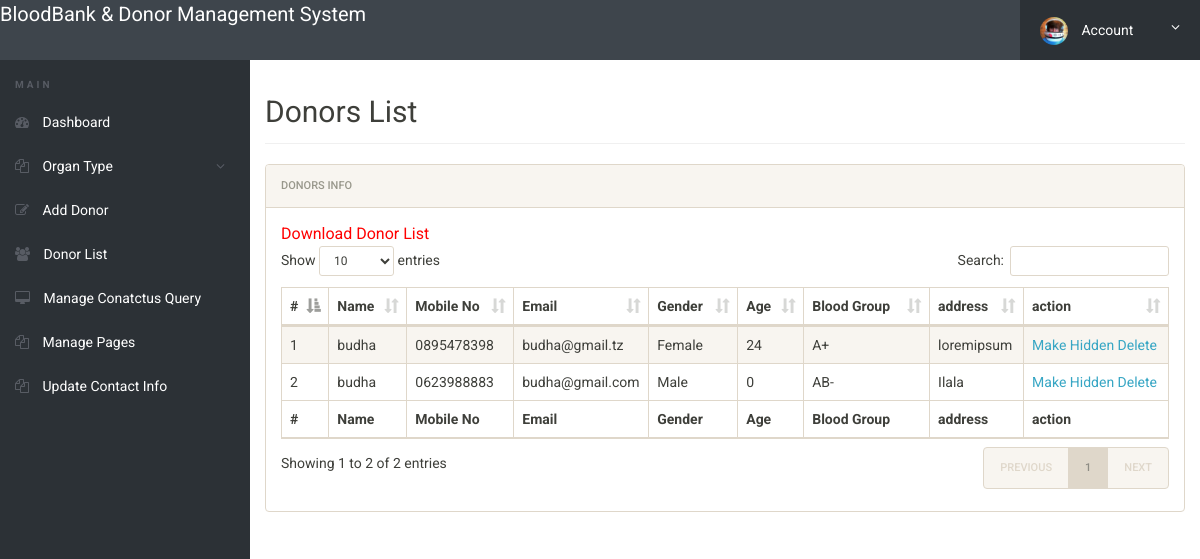
Page /bbdms/admin/donor-list.php (signed in) on the committed database.
### tables this page shows
CREATE TABLE `tblblooddonars` (
  `id` int(11) NOT NULL,
  `FullName` varchar(100) DEFAULT NULL,
  `MobileNumber` char(11) DEFAULT NULL,
  `EmailId` varchar(100) DEFAULT NULL,
  `Gender` varchar(20) DEFAULT NULL,
  `Age` int(11) DEFAULT NULL,
  `BloodGroup` varchar(20) DEFAULT NULL,
  `Address` varchar(255) DEFAULT NULL,
  `JoiningDate` datetime NOT NULL,
  `status` int(1) DEFAULT NULL,
  `dob` date NOT NULL,
  `Password` varchar(100) NOT NULL,
  `OrganType` int(5) DEFAULT NULL,
  `Image` varchar(100) NOT NULL
);

### bbdms/admin/donor-list.php (the view, shortened to what this page needs)
<?php
include('includes/config.php');
if(strlen($_SESSION['alogin'])==0)
	{
header('location:index.php');
}
else{
 ?>
<!doctype html>
<html lang="en" class="no-js">
<head>
	<link rel="stylesheet" href="css/font-awesome.min.css">
	<link rel="stylesheet" href="css/bootstrap.min.css">
	<link rel="stylesheet" href="css/dataTables.bootstrap.min.css">
	<link rel="stylesheet" href="css/bootstrap-social.css">
	<link rel="stylesheet" href="css/bootstrap-select.css">
	<link rel="stylesheet" href="css/fileinput.min.css">
	<link rel="stylesheet" href="css/awesome-bootstrap-checkbox.css">
	<link rel="stylesheet" href="css/style.css">
</head>
<body>
	<?php include('includes/header.php');?>
	<div class="ts-main-content">
		<?php include('includes/leftbar.php');?>
		<div class="content-wrapper">
			<div class="container-fluid">
				<div class="row">
					<div class="col-md-12">
						<h2 class="page-title">Donors List</h2>
						<div class="panel panel-default">
							<div class="panel-heading">Donors Info</div>
							<div class="panel-body">
				<a href="download-records.php" style="color:red; font-size:16px;">Download Donor List</a>
								<table id="zctb" class="display table table-striped table-bordered table-hover" cellspacing="0" width="100%">
									<thead>
										<tr>
										<th>#</th>
											<th>Name</th>
											<th>Mobile No</th>
											<th>Email</th>
											<th>Gender</th>
											<th>Age</th>
											<th>Blood Group</th>
											<th>address</th>
											<th>action </th>
										</tr>
									</thead>
									<tfoot>
										<tr>
										<th>#</th>
										<th>Name</th>
											<th>Mobile No</th>
											<th>Email</th>
											<th>Gender</th>
											<th>Age</th>
											<th>Blood Group</th>
											<th>address</th>
											<th>action </th>
										</tr>
									</tfoot>
									<tbody>
<?php $sql = "SELECT * from  tblblooddonars ";
$query = $dbh -> prepare($sql);
$query->execute();
$results=$query->fetchAll(PDO::FETCH_OBJ);
$cnt=1;
if($query->rowCount() > 0)
{
foreach($results as $result)
{				?>
										<tr>
											<td><?php echo htmlentities($cnt);?></td>
											<td><?php echo htmlentities($result->FullName);?></td>
											<td><?php echo htmlentities($result->MobileNumber);?></td>
											<td><?php echo htmlentities($result->EmailId);?></td>
											<td><?php echo htmlentities($result->Gender);?></td>
											<td><?php echo htmlentities($result->Age);?></td>
											<td><?php echo htmlentities($result->BloodGroup);?></td>
											<td><?php echo htmlentities($result->Address);?></td>
										<td>
<?php if($result->status==1)
{?>
<a href="donor-list.php?hidden=<?php echo htmlentities($result->id);?>" onclick="return confirm('Do you really want to hiidden this detail')"> Make Hidden</a>
<?php } else {?>
<a href="donor-list.php?public=<?php echo htmlentities($result->id);?>" onclick="return confirm('Do you really want to Public this detail')"> Make Public</a>
<?php } ?>
<a href="donor-list.php?del=<?php echo htmlentities($result->id);?>" onclick="return confirm('Do you really want to delete this record')"> Delete</a>
</td>
										</tr>
										<?php $cnt=$cnt+1; }} ?>
									</tbody>
								</table>
							</div>
						</div>
					</div>
				</div>
			</div>
		</div>
	</div>
</body>
</html>
<?php } ?>

### bbdms/admin/css/style.css (style rules this page uses)
html { font-size: 14px; }
@media only screen and (min-width: 480px) { html { font-size: 17px; } }
@media only screen and (min-width: 768px) { html { font-size: 14px; } }
body { font-size: 1em; }
a { color: #37a6c4; }
.panel { overflow: hidden; }
.page-title { padding-bottom: 15px; margin-bottom: 20px; border-bottom: 1px solid #f0f0f0; }
.ts-main-content .content-wrapper { padding-top: 15px; margin-top: 60px; }
@media only screen and (min-width: 992px) { .ts-main-content .content-wrapper { margin-left: 250px; } }

### rows in the picture
tblblooddonars: FullName "budha", MobileNumber "0895478398", EmailId "budha@gmail.tz", Gender "Female", Age "24", BloodGroup "A+", Address "loremipsum"
tblblooddonars: FullName "budha", MobileNumber "0623988883", EmailId "budha@gmail.com", Gender "Male", Age "0", BloodGroup "AB-", Address "Ilala"
